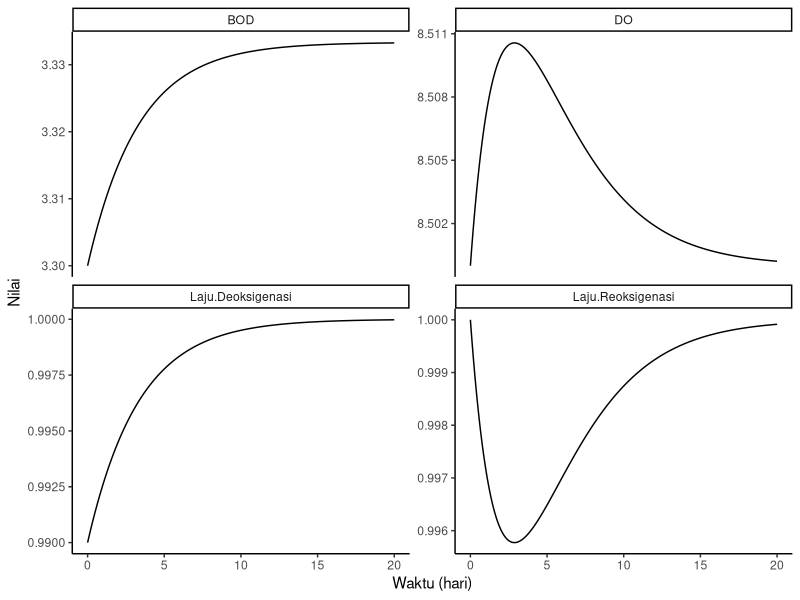

Here is the R script that generated this plot:
## ---- chunk 1
knitr::opts_chunk$set(echo = TRUE, message = FALSE, warning = FALSE)
## ---- chunk 2
#-----------Memuat Library-----------

# install.packages(c("desolve", "tidyverse"))

library(deSolve)
library(tidyverse)
## ---- chunk 3
#----------Spesifikasi Kondisi Awal dan Konstanta----------

stocks <- c(BOD = 3.3, DO = 8.5)
auxs <- c(BODinput = 1, k1 = 0.3, k2 = 0.4, DOsat = 11)
## ---- chunk 4
#----------Spesifikasi Durasi Simulasi----------

START <- 0
FINISH <- 20
STEP <- 0.01

simtime <- seq(START, FINISH, STEP)
## ---- chunk 5
#----------Fungsi Dinamika Sistem----------

model <- function(time, stocks, auxs){
  with(as.list(c(stocks, auxs)),{
    
    Deoksigenasi = k1 * BOD
    Reoksigenasi = (DOsat - DO) * k2
    
    dBOD_dt <- BODinput - Deoksigenasi
    dDO_dt <-  Reoksigenasi - Deoksigenasi
    
    return(list(c(dBOD_dt, dDO_dt),
                `Laju Deoksigenasi` = Deoksigenasi,
                `Laju Reoksigenasi` = Reoksigenasi))
  })
}
## ---- chunk 6
#----------Simulasi----------

data <- data.frame(ode(y = stocks, times = simtime,
                   func = model, parms = auxs, method = "euler"))
## ---- chunk 7
#----------Visualisasi----------

data %>%
  gather(key = "parameter", value = "konsentrasi",
         -time) %>%
  ggplot(aes(x = time, y = konsentrasi)) +
  geom_line() +
  labs(x = "Waktu (hari)", y = "Nilai") +
  facet_wrap(~parameter, scales = "free_y") +
  theme_classic()
